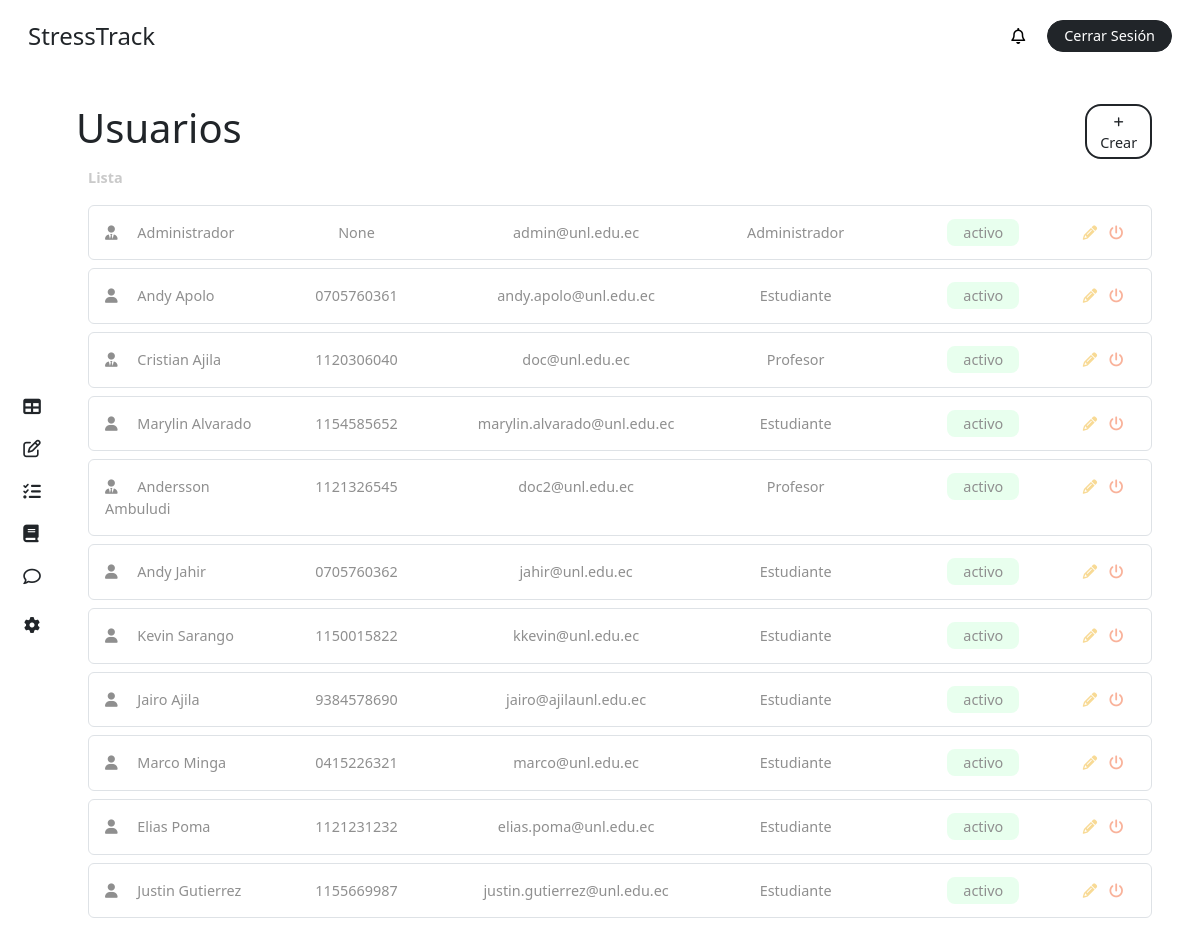
The page /users/ (signed in) on the database its author committed.
### stress/models.py (models this page shows, shortened)
class CustomUser(AbstractBaseUser, PermissionsMixin):
    ROLE_CHOICES = [
        ('student', 'Alumno'),
        ('teacher', 'Profesor'),
        ('superuser', 'Administrador'),
    ]
    first_name = models.CharField(max_length=50, blank=True)
    last_name = models.CharField(max_length=50, blank=True)
    dni = models.CharField(max_length=10, unique=True, blank=True, null=True)
    email = models.EmailField(unique=True)
    role = models.CharField(max_length=20, choices=ROLE_CHOICES, default='student')
    is_active = models.BooleanField(default=True)
    is_staff = models.BooleanField(default=False)
    stress = models.IntegerField(default=0)
    share_stress_level = models.BooleanField(default=False)
    recommendation = models.ForeignKey(Recommendation, on_delete=models.SET_NULL, null=True, blank=True, related_name='users')
    course = models.ForeignKey(Course, on_delete=models.CASCADE, related_name='students', null=True, blank=True)
    group = models.ForeignKey(Team, on_delete=models.CASCADE, related_name='members', null=True, blank=True)
    objects = CustomUserManager()
    USERNAME_FIELD = 'email'
    REQUIRED_FIELDS = []

### stress/views.py (the view, shortened to what this page needs)
# urls.py: path('users/', views.user_admin, name='users'),
@login_required
def user_admin(request):
    form = CustomUserCreationRoleForm()
    user = request.user
    users = CustomUser.objects.all()
    context = {
        'role': user.role,
        'users': users,
        'form': form,
    }
    return render(request, 'dashboard/user.html', context)

### stress/templates/dashboard/user.html (shortened to what this page needs)
{% extends "base/dashboard_base.html" %}
{% block content %}
{% include "elements/dashboard_sidebar.html" with role=role %}
<main class="main p-4 pt-2 pe-5">
  <div class="my-4">
        <div class="row">
            <div class="col-11 p-0">
                <h1 class="m-0">Usuarios</h1>
            </div>
            <div class="col-1 d-flex flex-column justify-content-center">
                <button
                    class="fs-7 text-center rounded-4 bg-white border border-dark border-2 text-dark text-decoration-none py-1 px-2"
                    data-bs-toggle="modal"
                    data-bs-target="#addUserModal"
                >
                    <i class="fa-solid fa-plus fs-8"></i> Crear
                </button>
            </div>
        </div>
        <label class="text-grisillo fw-bold my-2">
            Lista
        </label>
        {% if users %}
            {% for user in users %}
                <div class="p-3 my-2 rounded-2 text-gris border border-1">
                    <div class="row">
                        <div class="col-2">
                            {% if user.role == 'student' %}
                                <i class="fa-solid fa-user me-3"></i>
                            {% else %}
                                <i class="fa-solid fa-user-tie me-3"></i>
                            {% endif %}
                             {{ user.first_name }} {{ user.last_name }}
                        </div>
                        <div class="col-2 text-center">
                            {{ user.dni }}
                        </div>
                        <div class="col-3 text-center ">
                            {{ user.email }}
                        </div>
                        <div class="col-2 text-center">
                            {% if user.role == 'student' %}
                                Estudiante
                            {% elif user.role == 'teacher' %}
                                Profesor
                            {% else %}
                                Administrador
                            {% endif %}
                        </div>
                        <div class="col-2 text-center ">
                            {% if user.is_active %}
                                <div class="ms-4 bg-active py-1 px-3 d-inline rounded-3 fs-7">
                                    activo
                                </div>
                            {% else %}
                                <div class="ms-4 bg-incative py-1 px-3 d-inline rounded-3 fs-7">
                                    inactivo
                                </div>
                            {% endif %}
                        </div>
                        <div class="col-1 text-center">
                            <a  href="#"
                                class="mx-1 text-decoration-none text-not-bad edit-task"
                                    data-bs-toggle="modal"
                                    data-bs-target="#editUserModal{{ user.id }}"
                                    title="Editar">
                                    <i class="fa-solid fa-pencil"></i>
                            </a>
                            <a  href="{% url 'change-user-state' user.id %}"
                                class="mx-1 text-decoration-none text-not-bad edit-task text-dying"
                                title="Activar/Desactivar usuario"
                                id="update-state-user-{{ user.id }}"
                            >
                                <i class="fa-solid fa-power-off"></i>
                            </a>
                        </div>
                    </div>
                </div>
            {% endfor %}
        {% else %}
            <div class="bg-inf p-3 rounded-2 text-gris">
                <i class="fas fa-info-circle"></i> No existen usuarios por el momento.
            </div>
        {% endif %}
    </div>
</main>
{% endblock %}

### stress/static/css/main.css (style rules this page uses)
body { height: 100vh; margin: 0; padding: 0; display: grid; grid-template-columns: 4rem 1fr; grid-template-rows: 4.5rem 1fr; grid-template-areas: "header header" "side main"; gap: 0; background-color: white; }
.main { grid-area: main; overflow-y: auto; }
.fs-7 { font-size: .9rem; }
.fs-8 { font-size: .7rem !important; }
.bg-active { background-color: #e8ffee; }
.text-not-bad { color: #f8da95; }
.text-dying { color: #f9b29a; }
.text-grisillo { color: #cacaca; font-size: .9rem; }
.text-gris { color: #8f8f8f !important; font-size: .9rem; }

### rows shown on the page
CustomUser: first_name "Administrador", dni "None", email "admin@unl.edu.ec", role "Administrador", is_active "activo"
CustomUser: role "student" (drawn), first_name "Andy", last_name "Apolo", dni "0705760361", email "andy.apolo@unl.edu.ec", is_active "activo"
CustomUser: first_name "Cristian", last_name "Ajila", dni "1120306040", email "doc@unl.edu.ec", role "Profesor", is_active "activo"
CustomUser: role "student" (drawn), first_name "Marylin", last_name "Alvarado", dni "1154585652", email "marylin.alvarado@unl.edu.ec", is_active "activo"
CustomUser: first_name "Andersson", last_name "Ambuludi", dni "1121326545", email "doc2@unl.edu.ec", role "Profesor", is_active "activo"
CustomUser: role "student" (drawn), first_name "Andy", last_name "Jahir", dni "0705760362", email "jahir@unl.edu.ec", is_active "activo"
CustomUser: role "student" (drawn), first_name "Kevin", last_name "Sarango", dni "1150015822", email "kkevin@unl.edu.ec", is_active "activo"
CustomUser: role "student" (drawn), first_name "Jairo", last_name "Ajila", dni "9384578690", email "jairo@ajilaunl.edu.ec", is_active "activo"
CustomUser: role "student" (drawn), first_name "Marco", last_name "Minga", dni "0415226321", email "marco@unl.edu.ec", is_active "activo"
CustomUser: role "student" (drawn), first_name "Elias", last_name "Poma", dni "1121231232", email "elias.poma@unl.edu.ec", is_active "activo"
CustomUser: role "student" (drawn), first_name "Justin", last_name "Gutierrez", dni "1155669987", email "justin.gutierrez@unl.edu.ec", is_active "activo"
